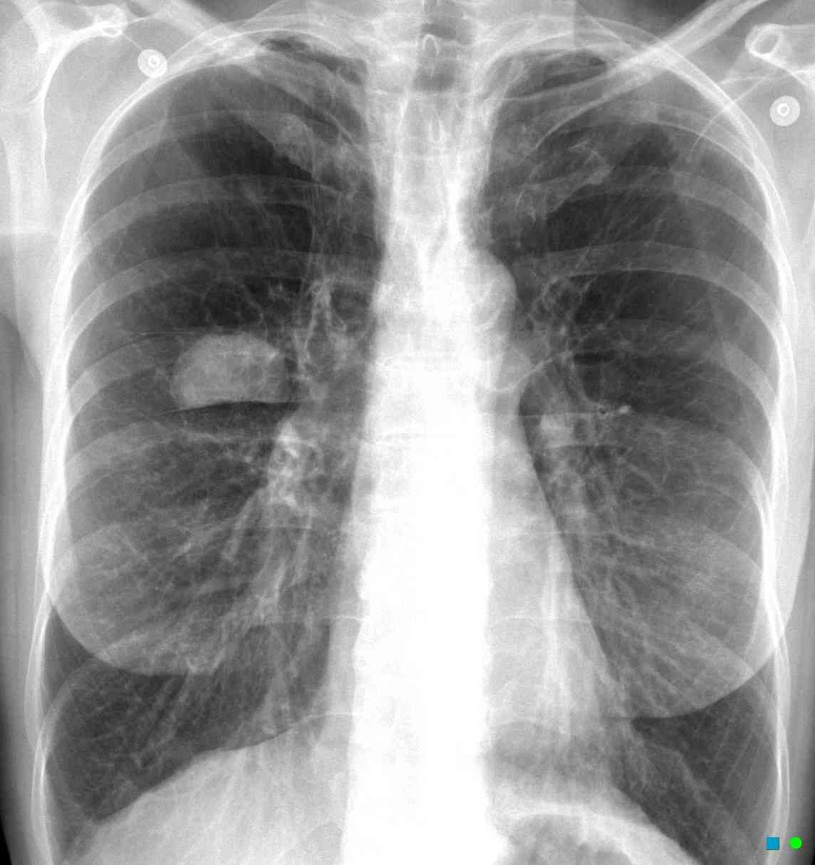
%> input picture Images/lung-cancer-image.jpg, 815 x 865 px, shrunk from 1144 x 1214 before the run
$ octave lung_cancer.m   (GNU Octave 9; MATLAB toolbox functions it lacks are replaced by stand-ins)
%> lines starting %> are read from the running program, lines starting %| are printed output that depends on the picture; in (x1, y1, x2, y2) boxes, pixels count from 0 and x2, y2 are one past the last pixel; in counts of white or black regions, pixels touching at a corner belong together; the program's own positions count from 1
close all
clear all
clc

img = imread('Images/lung-cancer-image.jpg');
%> img is the input picture: size 865x815x3 uint8; mean R, G, B 152.1, 152.1, 152.1
bw = im2bw(img, 0.7);
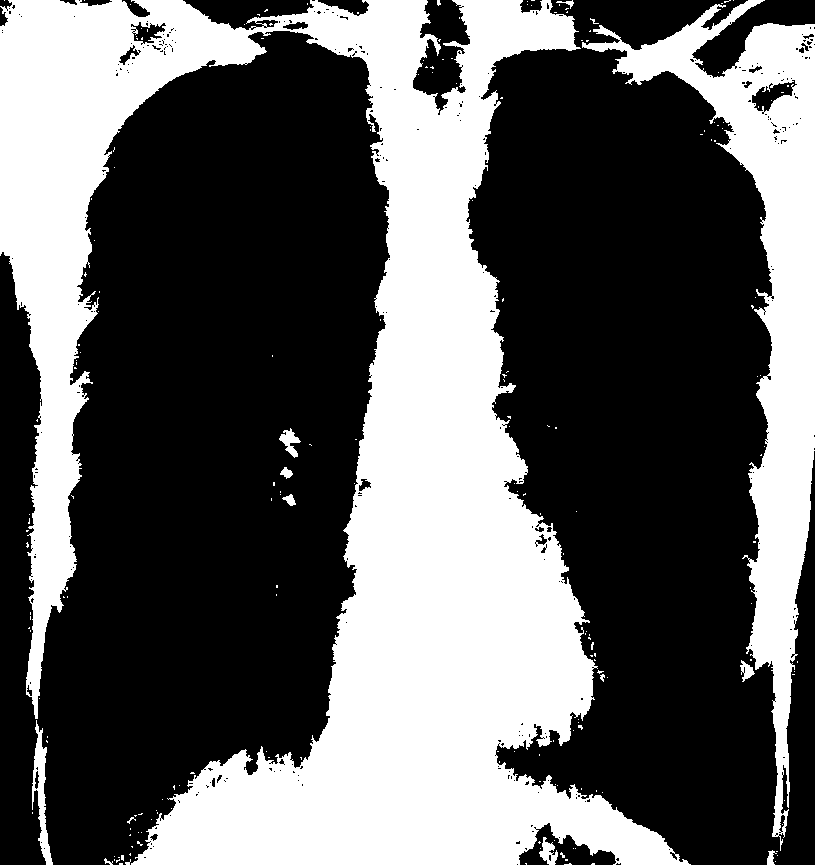
%> bw: size 865x815 logical; 37.9% white; 204 white regions (191 under 20 px), largest, box (x1, y1, x2, y2) and area: (0, 0, 691, 865) 220835, (582, 0, 815, 851) 43339, (32, 720, 53, 865) 1129
label = bwlabel(bw);
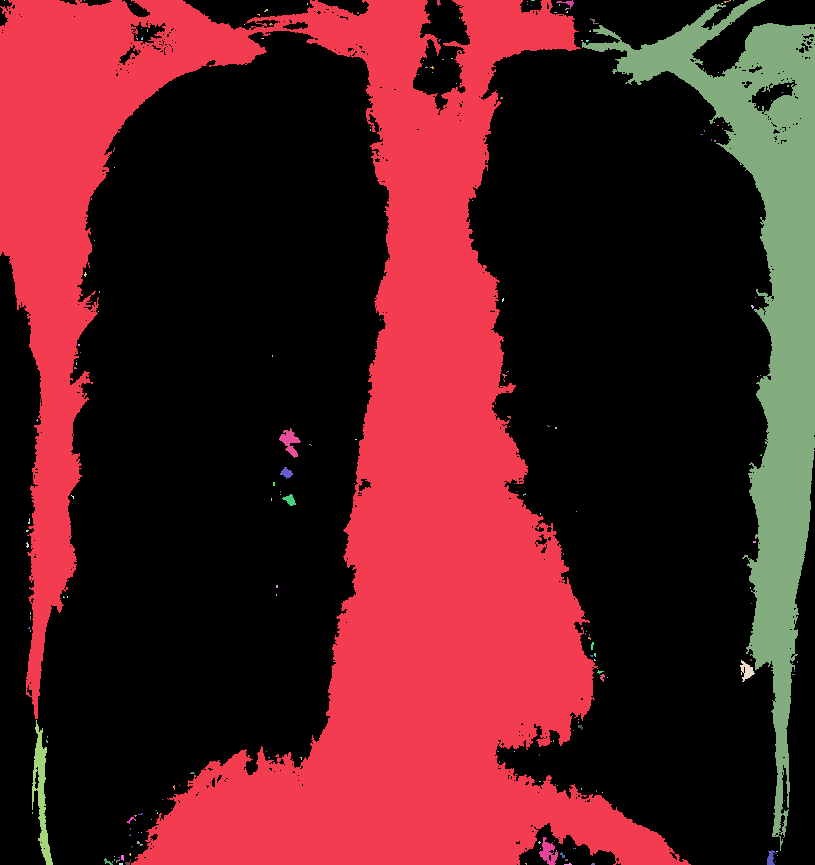
%> label: size 865x815 double; 205 distinct labels, from 0 to 204; one colour per label, 0 black

stats = regionprops(label, 'Solidity', 'Area');
%> stats = 204 regions; largest, Area and Solidity: 220835 0.418, 43339 0.388, 1129 0.566, 291 0.713, 278 0.745
denisty = [stats.Solidity];
%> denisty = 204 values, max 1 at index 2, min 0.388 at index 151, mean 0.942
area = [stats.Area];
%> area = 204 values, max 220835 at index 1, min 1 at index 2, mean 1309.2

high_dense_area = denisty > 0.4;
%> high_dense_area = 204 logical values, 203 true
max_area = max(area(high_dense_area));
%> max_area = 220835
tumor_label = find(area == max_area);
%> tumor_label = 1
tumor = ismember(label, tumor_label);
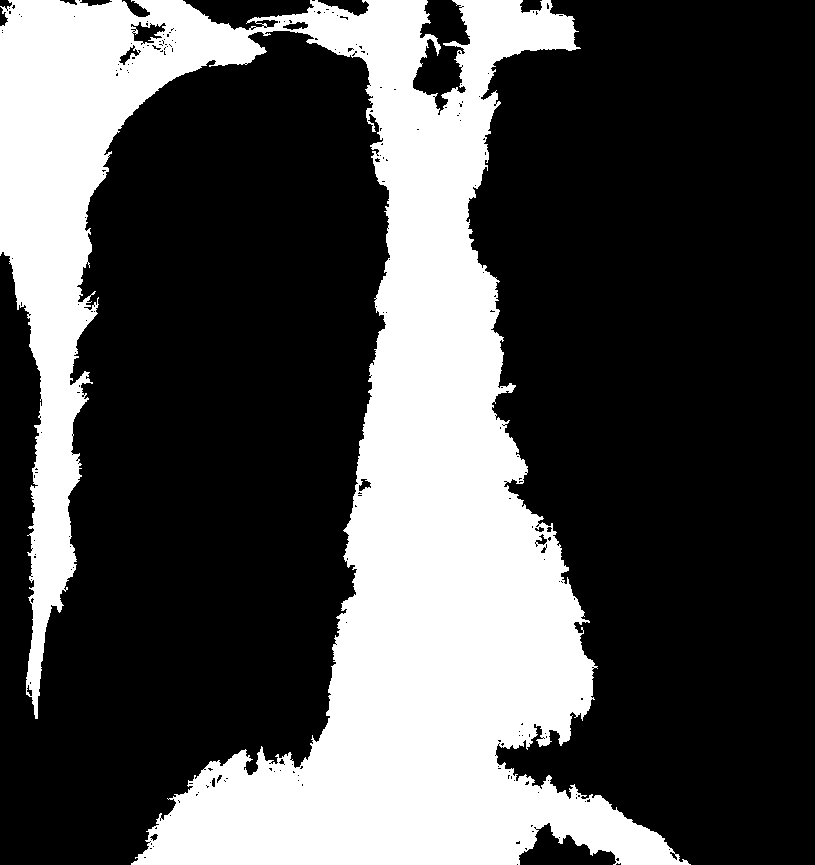
%> tumor: size 865x815 logical; 31.3% white; 1 white region, box (x1, y1, x2, y2) and area: (0, 0, 691, 865) 220835

se = strel('square', 5);
tumor = imdilate(tumor, se);
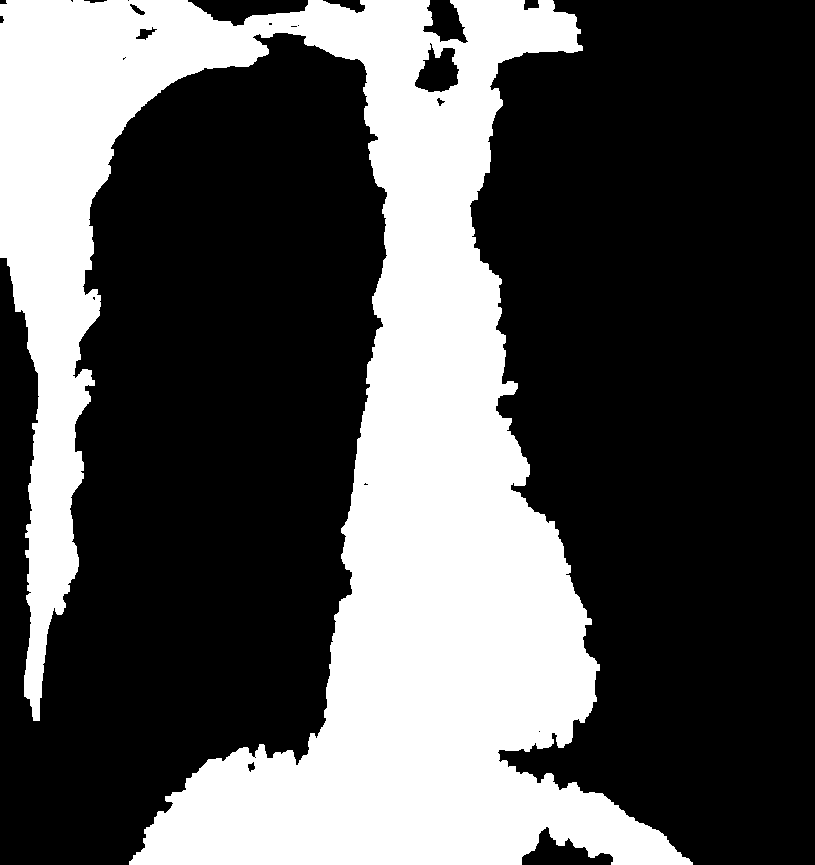
%> tumor: size 865x815 logical; 33.7% white; 1 white region, box (x1, y1, x2, y2) and area: (0, 0, 693, 865) 237347

figure(2)

subplot(1,3,1)
imshow(img,[])
title('Lung Xray Image')

subplot(1,3,2)
imshow(tumor,[])
title('Detected Alone')

[B,L] = bwboundaries(tumor, 'noholes');
%> B = 1 boundary; box (x1, y1, x2, y2) and points: (0, 0, 693, 865) 5676
subplot(1,3,3)
imshow(img,[])
hold on
for i=1:length(B)
    plot(B{i}(:,2),B{i}(:,1),'y', 'linewidth',1.45)
end
%> this loop made 1 pass
title('Detected')
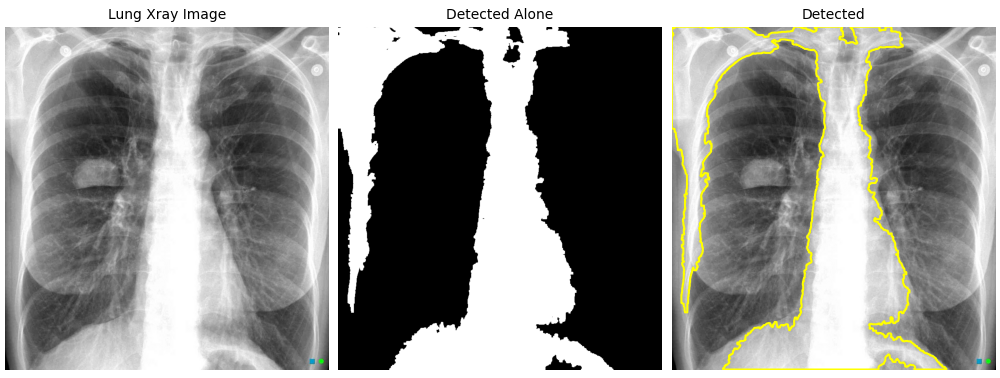
%> figure redrawn from the program's plot data, 3 panels
hold off
